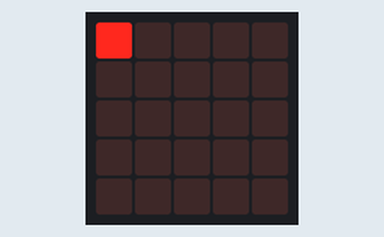
This program was run on a simulated BBC micro:bit (MakeCode). Parts: the board's 5×5 LED display.

Above: at 0.1 s.
At 0.46 s:
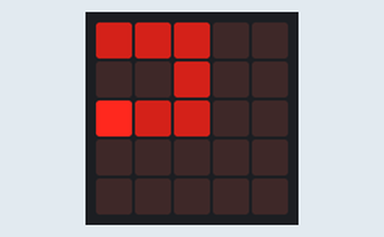
At 0.84 s:
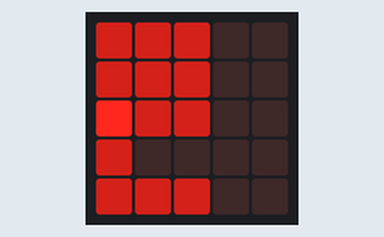
At 10.4 s:
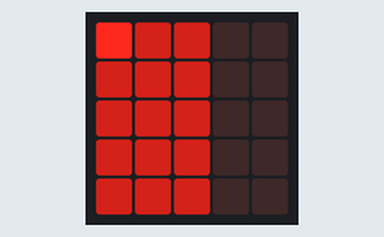
At 19.59 s:
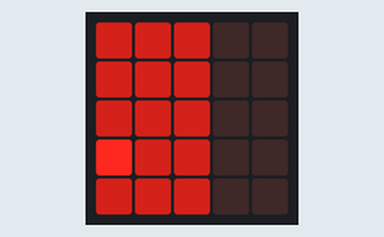
At 38.5 s:
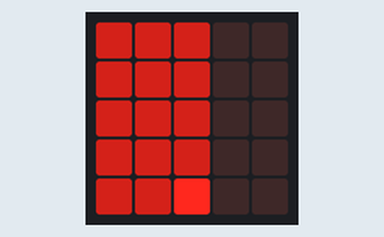

The program:

main.ts
```typescript
turtle.setPosition(0, 0)
turtle.turnRight()
turtle.setSpeed(25)
basic.forever(function () {
    turtle.forward(2)
    turtle.turnRight()
    turtle.forward(2)
    turtle.turnRight()
    turtle.forward(2)
    turtle.turnLeft()
    turtle.forward(2)
    turtle.turnLeft()
})
```

test.ts
```typescript
// aquí va el archivo "tests"; esto no se compilará cuando este paquete se utilice como una extensión.
```
